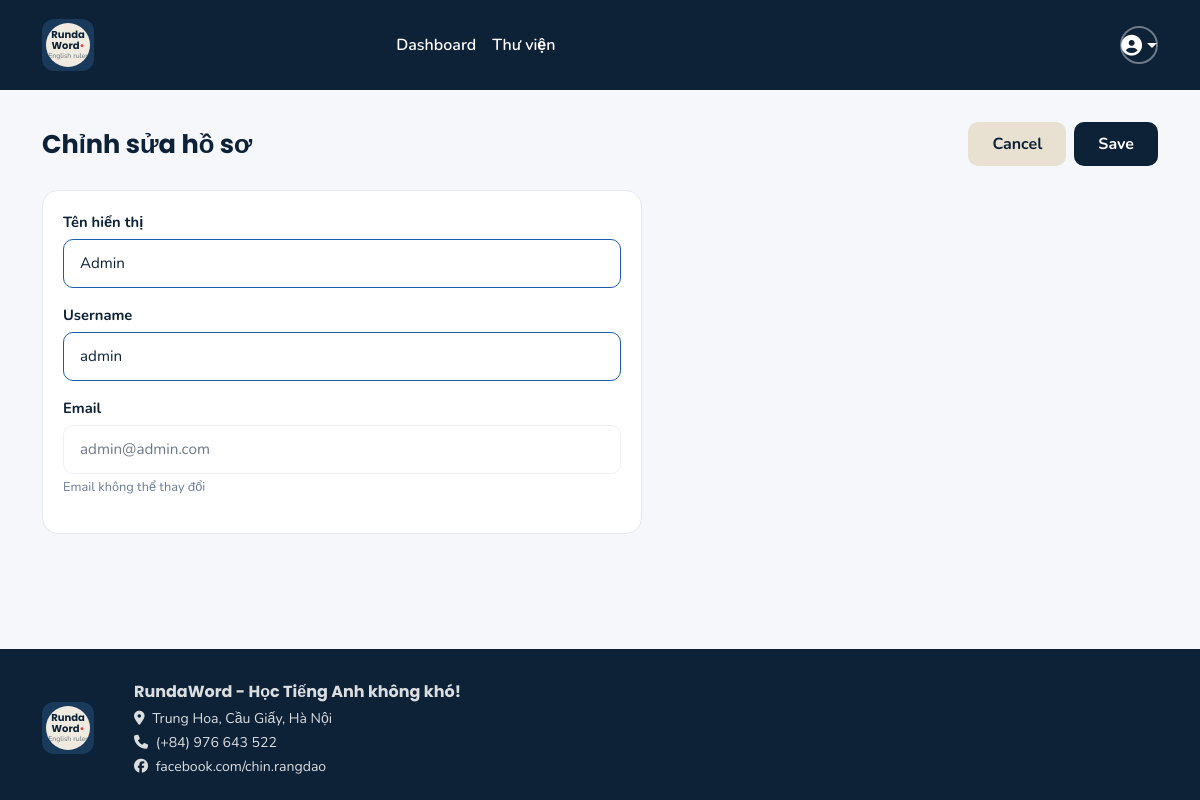
Page /profile/edit (signed in) on the earlier database version.
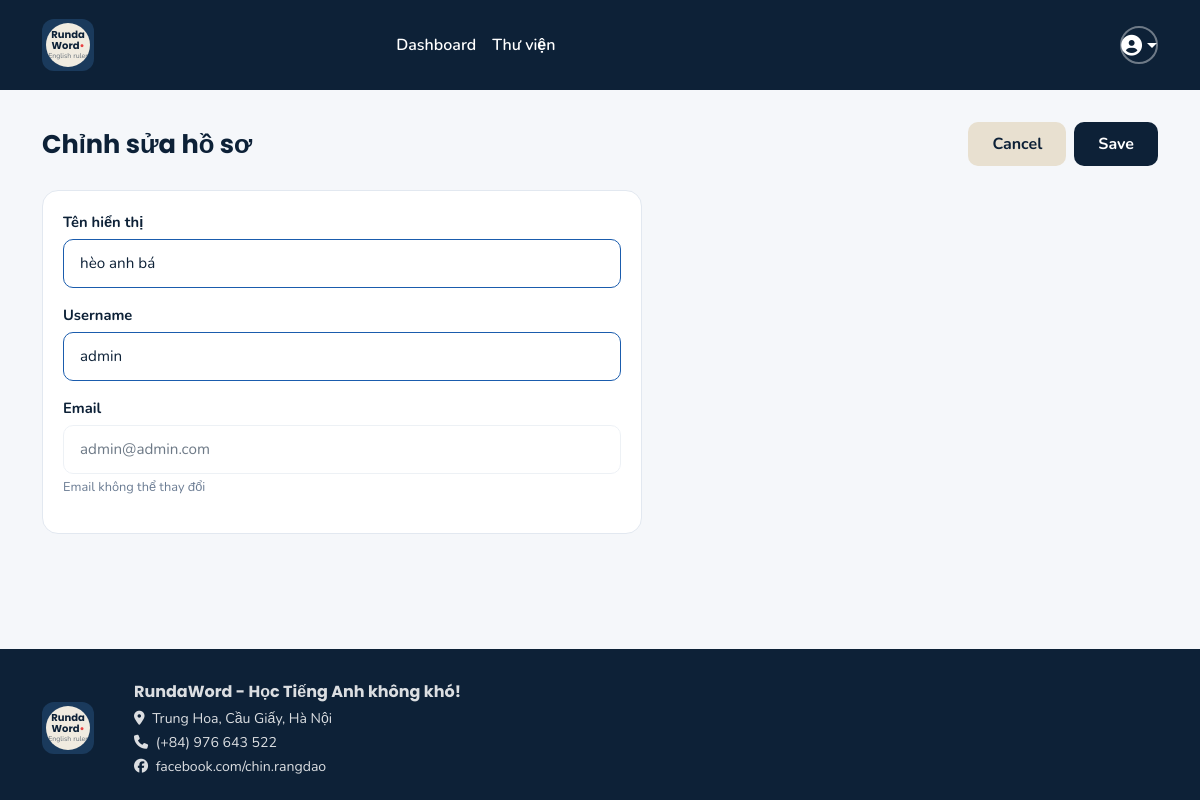
Same page on the later database version.
### app_simple.py (models this page shows, shortened)
class User(UserMixin, db.Model):
    __tablename__ = 'users'
    id = db.Column(db.Integer, primary_key=True)
    username = db.Column(db.String(50), unique=True, nullable=False)
    name = db.Column(db.String(100))
    email = db.Column(db.String(120), unique=True, nullable=False)
    password_hash = db.Column(db.String(255), nullable=False)
    created_at = db.Column(db.DateTime, default=datetime.utcnow)
    packages = db.relationship('VocabPackage', backref='user', lazy=True, cascade='all, delete-orphan')

### app_simple.py (the view, shortened to what this page needs)
@app.route('/profile/edit', methods=['GET', 'POST'])
@login_required
def edit_profile():
    return render_template('edit_profile.html')

### app_simple.py (called while the page is built)
@login_manager.user_loader
def load_user(user_id):
    return User.query.get(int(user_id))

### templates/edit_profile.html (shortened to what this page needs)
{% extends "base.html" %}
{% block content %}
<div class="d-flex justify-content-between align-items-center mb-4">
    <div class="page-title mb-0">Chỉnh sửa hồ sơ</div>
    <div class="d-flex gap-2">
        <form method="POST">
            <button type="submit" class="btn btn-cream px-4">Cancel</button>
        </form>
        <button type="submit" form="profileForm" class="btn btn-navy px-4">Save</button>
    </div>
</div>
<div class="rw-card" style="max-width:600px;">
    <form method="POST" id="profileForm">
        <div class="mb-3">
            <label class="rw-label">Tên hiển thị</label>
            <input type="text" class="rw-input editable" name="name" value="{{ current_user.name or '' }}"
                placeholder="Nhập tên của bạn">
        </div>
        <div class="mb-3">
            <label class="rw-label">Username</label>
            <input type="text" class="rw-input editable" name="username" value="{{ current_user.username }}"
                placeholder="Nhập tên người dùng" required>
        </div>
        <div class="mb-3">
            <label class="rw-label">Email</label>
            <input type="email" class="rw-input" value="{{ current_user.email }}" disabled
                style="opacity:0.6;cursor:not-allowed;">
            <div style="font-size:0.8rem;color:var(--muted);margin-top:4px;">Email không thể thay đổi</div>
        </div>
    </form>
</div>
{% endblock %}

### templates/base.html (shortened to what this page needs)
<!DOCTYPE html>
<html lang="vi">
<head>
    <link href="https://cdn.jsdelivr.net/npm/bootstrap@5.3.3/dist/css/bootstrap.min.css" rel="stylesheet">
    <link rel="stylesheet" href="https://cdnjs.cloudflare.com/ajax/libs/font-awesome/6.5.1/css/all.min.css">
</head>
<body>
    <nav class="navbar navbar-expand-lg">
        <div class="container">
            <a class="navbar-brand" href="{{ url_for('index') }}">
                <div class="brand-logo">
                    <div class="brand-logo-inner">
                        <div>
                            <div class="brand-logo-text">Runda<br>Word<span style="color:#e84040">•</span></div>
                            <div class="brand-ruler">English ruler</div>
                        </div>
                    </div>
                </div>
            </a>
            <div class="collapse navbar-collapse" id="navbarNav">
                {% if current_user.is_authenticated %}
                <ul class="navbar-nav mx-auto">
                    <li class="nav-item">
                        <a class="nav-link" href="{{ url_for('dashboard') }}">Dashboard</a>
                    </li>
                    <li class="nav-item">
                        <a class="nav-link" href="{{ url_for('packages') }}">Thư viện</a>
                    </li>
                </ul>
                <ul class="navbar-nav ms-auto">
                    <li class="nav-item dropdown">
                        <a class="navbar-icon-btn dropdown-toggle" href="#" data-bs-toggle="dropdown" style="text-decoration:none;">
                            <i class="fas fa-user-circle" style="font-size:1.3rem;"></i>
                        </a>
                    </li>
                </ul>
                {% endif %}
            </div>
        </div>
    </nav>
    <main>
        <div class="container">
            {% block content %}{% endblock %}
        </div>
    </main>
    <footer>
        <div class="container">
            <div class="row align-items-center">
                <div class="col-auto me-3">
                    <div class="brand-logo">
                        <div class="brand-logo-inner">
                            <div>
                                <div class="brand-logo-text">Runda<br>Word<span style="color:#e84040">•</span></div>
                                <div class="brand-ruler">English ruler</div>
                            </div>
                        </div>
                    </div>
                </div>
                <div class="col">
                    <p class="footer-logo-text mb-1">RundaWord - Học Tiếng Anh không khó!</p>
                    <p><i class="fas fa-map-marker-alt me-1"></i> Trung Hoa, Cầu Giấy, Hà Nội</p>
                    <p><i class="fas fa-phone me-1"></i> (+84) 976 643 522</p>
                    <p><i class="fab fa-facebook me-1"></i> facebook.com/chin.rangdao</p>
                </div>
            </div>
        </div>
    </footer>
</body>
</html>

### templates/base.html (style rules this page uses)
:root { --navy: #0d2137; --navy-light: #1a3a5c; --cream: #f0ebe0; --cream-btn: #e8e0d0; --accent: #1a5cad; --text: #0d2137; --muted: #6b7c93; --bg: #f5f7fa; --card-bg: #ffffff; --border: #e2e8f0; }
* { box-sizing: border-box; }
body { font-family: 'Nunito', sans-serif; background: var(--bg); color: var(--text); min-height: 100vh; display: flex; flex-direction: column; }
.navbar { background-color: var(--navy); padding: 14px 0; }
.navbar-brand { display: flex; align-items: center; gap: 10px; text-decoration: none; }
.brand-logo { width: 52px; height: 52px; background: var(--navy-light); border-radius: 12px; display: flex; align-items: center; justify-content: center; flex-shrink: 0; padding: 4px; }
.brand-logo-inner { background: var(--cream); border-radius: 50%; width: 44px; height: 44px; display: flex; align-items: center; justify-content: center; overflow: hidden; }
.brand-logo-text { font-family: 'Poppins', sans-serif; font-weight: 700; font-size: 10px; color: var(--navy); text-align: center; line-height: 1.1; }
.brand-ruler { font-size: 7px; color: var(--navy); opacity: 0.6; }
.navbar .nav-link { color: white !important; font-weight: 600; font-size: 1rem; padding: 6px 18px; border-radius: 8px; transition: background 0.15s; }
.navbar-icon-btn { width: 38px; height: 38px; border-radius: 50%; border: 2px solid rgba(255,255,255,0.4); color: white; display: flex; align-items: center; justify-content: center; font-size: 1.1rem; cursor: pointer; background: transparent; transition: background 0.15s; text-decoration: none; }
main { flex: 1; padding: 32px 0; }
.rw-card { background: var(--card-bg); border-radius: 16px; border: 1px solid var(--border); padding: 20px; transition: box-shadow 0.2s, transform 0.15s; }
.btn-navy { background: var(--navy); color: white; border: none; border-radius: 10px; font-weight: 700; padding: 10px 22px; transition: background 0.15s; }
.btn-cream { background: var(--cream-btn); color: var(--navy); border: none; border-radius: 10px; font-weight: 700; padding: 10px 22px; transition: background 0.15s; }
.rw-input { width: 100%; border: 1px solid var(--border); border-radius: 10px; padding: 12px 16px; font-size: 0.95rem; font-family: 'Nunito', sans-serif; background: white; color: var(--text); transition: border-color 0.15s, box-shadow 0.15s; }
.rw-input.editable { border-color: var(--accent); background: white; }
.rw-label { font-weight: 700; color: var(--navy); margin-bottom: 6px; display: block; font-size: 0.92rem; }
footer { background: var(--navy); color: white; padding: 28px 0 20px; }
footer .footer-logo-text { font-family: 'Poppins', sans-serif; font-weight: 700; font-size: 1rem; }
footer p { font-size: 0.88rem; opacity: 0.85; margin: 3px 0; }
.page-title { font-family: 'Poppins', sans-serif; font-weight: 700; font-size: 1.6rem; color: var(--navy); margin-bottom: 4px; }

Differences in the rows shown:
changed User "admin": name "Admin" → "hèo anh bá"
